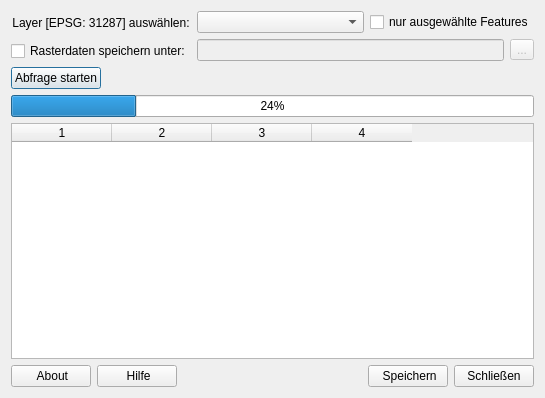
<?xml version="1.0" encoding="UTF-8"?>
<ui version="4.0">
 <class>AustrianMeanElevationDialogBase</class>
 <widget class="QDialog" name="AustrianMeanElevationDialogBase">
  <property name="windowModality">
   <enum>Qt::NonModal</enum>
  </property>
  <property name="geometry">
   <rect>
    <x>0</x>
    <y>0</y>
    <width>545</width>
    <height>398</height>
   </rect>
  </property>
  <property name="minimumSize">
   <size>
    <width>0</width>
    <height>0</height>
   </size>
  </property>
  <property name="windowTitle">
   <string>gpsinfo4zemokost</string>
  </property>
  <layout class="QVBoxLayout" name="verticalLayout_6">
   <property name="spacing">
    <number>6</number>
   </property>
   <item>
    <layout class="QHBoxLayout" name="horizontalLayout">
     <property name="spacing">
      <number>6</number>
     </property>
     <item>
      <layout class="QVBoxLayout" name="verticalLayout_3">
       <item>
        <layout class="QVBoxLayout" name="verticalLayout_5">
         <item>
          <widget class="QLabel" name="label_2">
           <property name="text">
            <string>Layer [EPSG: 31287] auswählen:</string>
           </property>
           <property name="alignment">
            <set>Qt::AlignCenter</set>
           </property>
          </widget>
         </item>
        </layout>
       </item>
       <item>
        <layout class="QVBoxLayout" name="verticalLayout_4">
         <item>
          <widget class="QCheckBox" name="rasterCheck">
           <property name="text">
            <string>Rasterdaten speichern unter:</string>
           </property>
           <property name="checkable">
            <bool>true</bool>
           </property>
           <property name="checked">
            <bool>false</bool>
           </property>
           <property name="autoRepeat">
            <bool>false</bool>
           </property>
          </widget>
         </item>
        </layout>
       </item>
      </layout>
     </item>
     <item>
      <layout class="QVBoxLayout" name="verticalLayout">
       <item>
        <layout class="QHBoxLayout" name="horizontalLayout_3">
         <item>
          <widget class="QComboBox" name="selectLayer">
           <property name="sizePolicy">
            <sizepolicy hsizetype="Expanding" vsizetype="Fixed">
             <horstretch>0</horstretch>
             <verstretch>0</verstretch>
            </sizepolicy>
           </property>
          </widget>
         </item>
         <item>
          <widget class="QCheckBox" name="onlySelFeat">
           <property name="text">
            <string>nur ausgewählte Features</string>
           </property>
           <property name="tristate">
            <bool>false</bool>
           </property>
          </widget>
         </item>
        </layout>
       </item>
       <item>
        <layout class="QHBoxLayout" name="horizontalLayout_2">
         <item>
          <widget class="QLineEdit" name="rasterFilePath">
           <property name="enabled">
            <bool>false</bool>
           </property>
           <property name="readOnly">
            <bool>true</bool>
           </property>
          </widget>
         </item>
         <item>
          <widget class="QToolButton" name="rasterBrowse">
           <property name="enabled">
            <bool>false</bool>
           </property>
           <property name="layoutDirection">
            <enum>Qt::LeftToRight</enum>
           </property>
           <property name="text">
            <string>...</string>
           </property>
          </widget>
         </item>
        </layout>
       </item>
      </layout>
     </item>
    </layout>
   </item>
   <item>
    <layout class="QHBoxLayout" name="horizontalLayout_4">
     <item>
      <widget class="QPushButton" name="run">
       <property name="text">
        <string>Abfrage starten</string>
       </property>
      </widget>
     </item>
     <item>
      <spacer name="horizontalSpacer_3">
       <property name="orientation">
        <enum>Qt::Horizontal</enum>
       </property>
       <property name="sizeHint" stdset="0">
        <size>
         <width>40</width>
         <height>20</height>
        </size>
       </property>
      </spacer>
     </item>
    </layout>
   </item>
   <item>
    <widget class="QProgressBar" name="progressBar">
     <property name="sizePolicy">
      <sizepolicy hsizetype="MinimumExpanding" vsizetype="Fixed">
       <horstretch>0</horstretch>
       <verstretch>0</verstretch>
      </sizepolicy>
     </property>
     <property name="minimumSize">
      <size>
       <width>0</width>
       <height>0</height>
      </size>
     </property>
     <property name="mouseTracking">
      <bool>true</bool>
     </property>
     <property name="acceptDrops">
      <bool>true</bool>
     </property>
     <property name="value">
      <number>24</number>
     </property>
    </widget>
   </item>
   <item>
    <widget class="QTableWidget" name="resultTable">
     <property name="layoutDirection">
      <enum>Qt::LeftToRight</enum>
     </property>
     <property name="editTriggers">
      <set>QAbstractItemView::NoEditTriggers</set>
     </property>
     <property name="sortingEnabled">
      <bool>true</bool>
     </property>
     <property name="rowCount">
      <number>0</number>
     </property>
     <property name="columnCount">
      <number>4</number>
     </property>
     <column/>
     <column/>
     <column/>
     <column/>
    </widget>
   </item>
   <item>
    <layout class="QHBoxLayout" name="horizontalLayout_5">
     <item>
      <widget class="QPushButton" name="aboutButton">
       <property name="text">
        <string> About</string>
       </property>
       <property name="icon">
        <iconset theme="dialog-information">
         <normaloff>../../../../../../../../../../.designer/backup</normaloff>../../../../../../../../../../.designer/backup</iconset>
       </property>
      </widget>
     </item>
     <item>
      <widget class="QPushButton" name="helpButton">
       <property name="text">
        <string> Hilfe</string>
       </property>
       <property name="icon">
        <iconset theme="help-contents">
         <normaloff>../../../../../../../../../../.designer/backup</normaloff>../../../../../../../../../../.designer/backup</iconset>
       </property>
      </widget>
     </item>
     <item>
      <spacer name="horizontalSpacer_2">
       <property name="orientation">
        <enum>Qt::Horizontal</enum>
       </property>
       <property name="sizeHint" stdset="0">
        <size>
         <width>40</width>
         <height>20</height>
        </size>
       </property>
      </spacer>
     </item>
     <item>
      <widget class="QPushButton" name="saveButton">
       <property name="text">
        <string> Speichern</string>
       </property>
       <property name="icon">
        <iconset theme="document-save-as">
         <normaloff>../../../../../../../../../../.designer/backup</normaloff>../../../../../../../../../../.designer/backup</iconset>
       </property>
      </widget>
     </item>
     <item>
      <widget class="QPushButton" name="closeButton">
       <property name="text">
        <string>Schließen</string>
       </property>
       <property name="icon">
        <iconset theme="window-close">
         <normaloff>../../../../../../../../../../.designer/backup</normaloff>../../../../../../../../../../.designer/backup</iconset>
       </property>
      </widget>
     </item>
    </layout>
   </item>
  </layout>
 </widget>
 <resources/>
 <connections/>
</ui>
